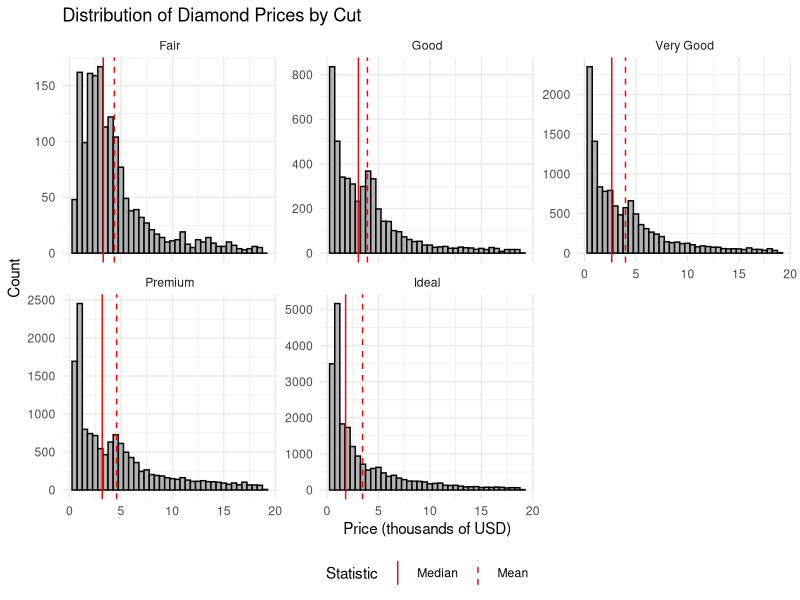
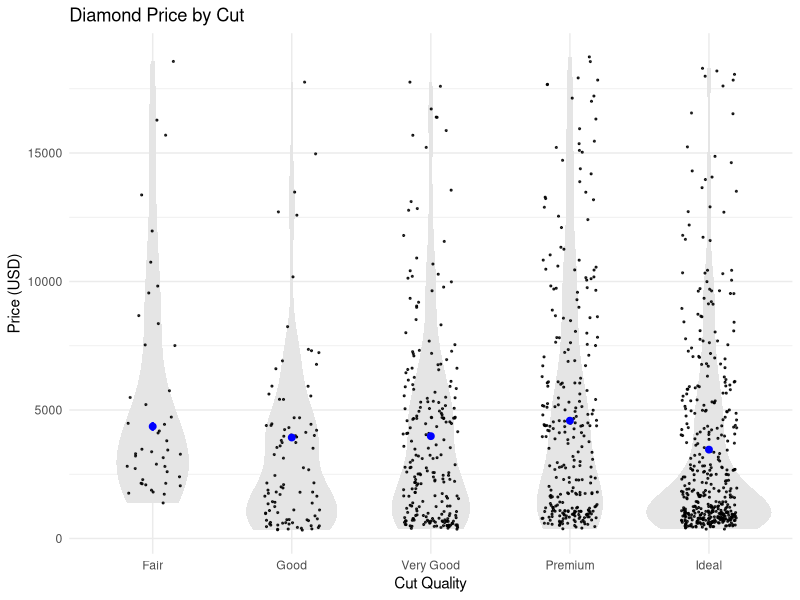

These charts were generated, in order, by the following R code:
## ---- chunk 1
# load packages ------------------------------

library(tidyverse)


# summarize price by cut ---------------------

diamond_summary <- 
  diamonds %>%
  group_by(cut) %>%
  summarize(
    median_price = median(price, na.rm = TRUE),
    mean_price = mean(price, na.rm = TRUE),
    std_dev_price = sd(price, na.rm = TRUE),
    sample_size = sum(!is.na(price)),
    std_err_mean = std_dev_price / sqrt(sample_size),
    t_crit = qt(0.975, df = sample_size - 1),
    ci_mean_lower = mean_price - t_crit * std_err_mean,
    ci_mean_upper = mean_price + t_crit * std_err_mean,
    chi2_lower = qchisq(0.975, df = sample_size - 1),
    chi2_upper = qchisq(0.025, df = sample_size - 1),
    ci_sd_lower = sqrt((sample_size - 1) * std_dev_price^2 / chi2_lower),
    ci_sd_upper = sqrt((sample_size - 1) * std_dev_price^2 / chi2_upper)
  ) |> 
  print()

# Faceted histograms ------------------------

# Prepare a long-format data frame for 
#   vertical lines
diamond_lines <- 
  diamond_summary |> 
  select(cut, mean_price, median_price) |> 
  pivot_longer(
    cols = c(mean_price, median_price),
    names_to = "statistic",
    values_to = "value"
  ) |> 
  mutate(
    # make the statistic names readable
    statistic = recode(
      statistic,
      median_price = "Median",
      mean_price = "Mean",
    ),
    # ensure order in legend
    statistic = factor(   
      statistic, 
      levels = c("Median", "Mean")
    )
  ) |> 
  print()


# Create the plot
ggplot(diamonds, aes(x = price / 1000)) +
  geom_histogram(binwidth = 0.5, fill = "gray70", color = "black") +
  geom_vline(
    data = diamond_lines,
    aes(xintercept = value / 1000, linetype = statistic),
    color = "red",
    show.legend = TRUE
  ) +
  scale_linetype_manual(values = c("Mean" = "dashed", "Median" = "solid")) +
  facet_wrap(~ cut, scales = "free_y") +
  labs(
    title = "Distribution of Diamond Prices by Cut",
    x = "Price (thousands of USD)",
    y = "Count",
    linetype = "Statistic"
  ) +
  theme_minimal() +
  theme(legend.position = "bottom")


# Strip plot with violin and means ----------
diamonds |> 
  sample_frac(.02) |> # only for big data sets
  ggplot(aes(x = cut, y = price)) +
  geom_violin(fill = "gray90", color = NA) +
  geom_jitter(
    width = 0.2, alpha = 0.8, size = 0.4
  ) +
  geom_linerange(
    data = diamond_summary,
    aes(x = cut, y = NULL,
        ymin = ci_mean_lower, 
        ymax = ci_mean_upper),
    color = "blue",
    linewidth = 0.8
  ) +
  geom_point(
    data = diamond_summary,
    aes(x = cut, y = mean_price),
    color = "blue",
    size = 2
  ) +
  labs(
    title = "Diamond Price by Cut",
    x = "Cut Quality",
    y = "Price (USD)"
  ) +
  theme_minimal()
